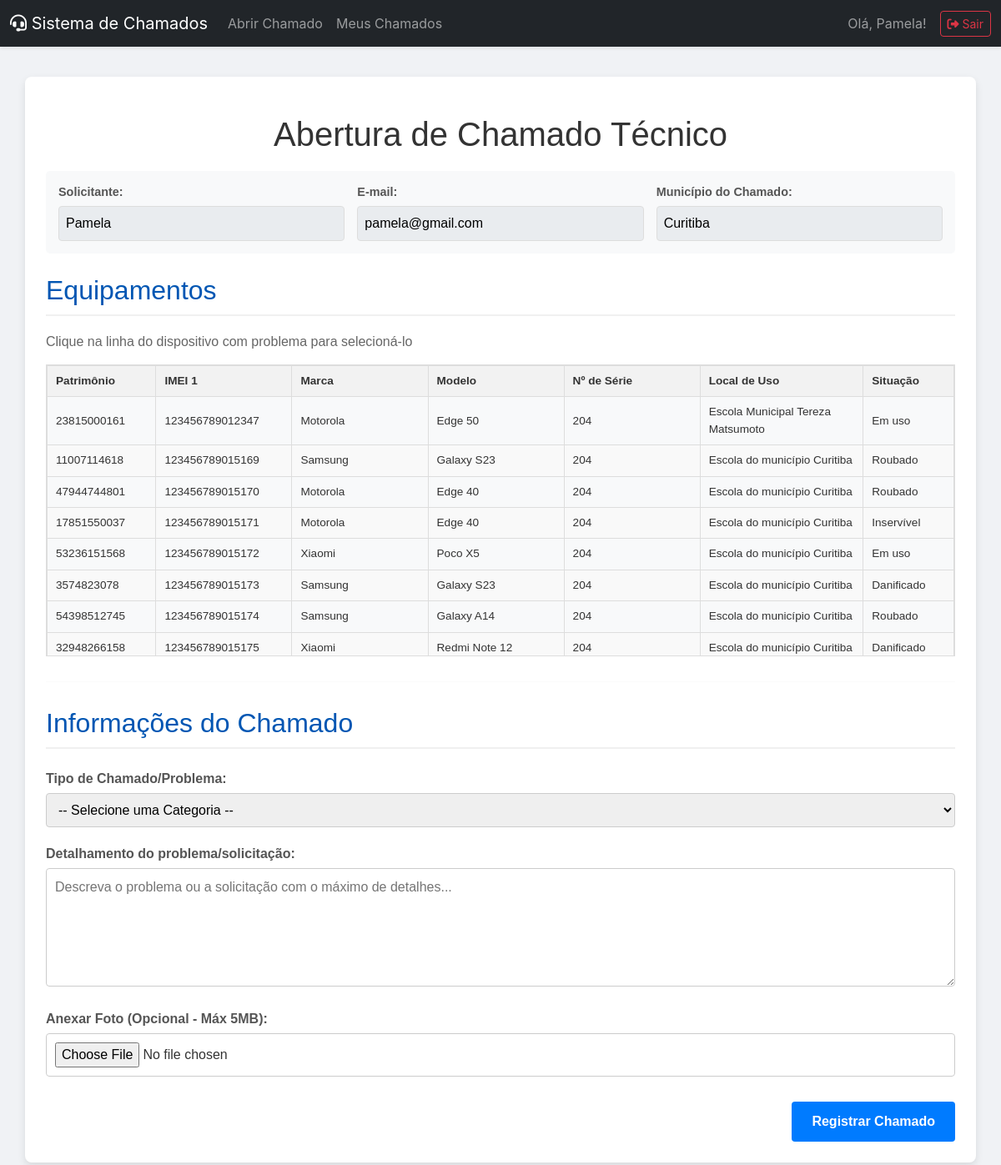
The page / (signed in) on the database its author committed.
### tables this page shows
CREATE TABLE users (
        id INTEGER PRIMARY KEY AUTOINCREMENT, email TEXT UNIQUE NOT NULL, password TEXT NOT NULL,
        municipio TEXT NOT NULL, responsavel TEXT NOT NULL, telefone TEXT NOT NULL,
        must_reset_password BOOLEAN DEFAULT 1, is_admin BOOLEAN DEFAULT 0
    );

CREATE TABLE equipamentos (
        id INTEGER PRIMARY KEY AUTOINCREMENT, municipio TEXT NOT NULL, imei1 TEXT UNIQUE, imei2 TEXT,
        marca TEXT, modelo TEXT, capacidade TEXT, numeroDeSerie TEXT, dataEntrega TEXT,
        localdeUso TEXT, situacao TEXT, patrimonio TEXT
    );

### app.py (the view)
@app.route('/')
@login_required
def index():
    if g.user['must_reset_password']:
        return redirect(url_for('redefinir_senha'))
    if g.user['is_admin']:
        return redirect(url_for('dashboard'))
    db = get_db()
    equipamentos = db.execute(
        'SELECT * FROM equipamentos WHERE municipio = ?',
        (g.user['municipio'],)
    ).fetchall()
    tipos_problema = db.execute('SELECT * FROM tipos_problema ORDER BY nome').fetchall()
    db.close()
    return render_template('chamado.html', equipamentos=equipamentos, tipos_problema=tipos_problema)

### app.py (called while the page is built)
def get_db():
    db = sqlite3.connect(DATABASE)
    db.row_factory = sqlite3.Row
    return db

def login_required(f):
    @wraps(f)
    def decorated_function(*args, **kwargs):
        if 'user_id' not in session:
            flash('Por favor, faça login para acessar esta página.', 'warning')
            return redirect(url_for('login'))
        return f(*args, **kwargs)
    return decorated_function

@app.before_request
def load_logged_in_user():
    user_id = session.get('user_id')
    if user_id is None:
        g.user = None
    else:
        db = get_db()
        g.user = db.execute('SELECT * FROM users WHERE id = ?', (user_id,)).fetchone()
        db.close()

@app.context_processor
def inject_user():
    return dict(user=g.user)

### templates/chamado.html (shortened to what this page needs)
{% extends "layout.html" %}
{% block content %}
<div class="form-container">
    <h1>Abertura de Chamado Técnico</h1>
    {% set solicitante_final = responsavel_do_municipio or user %}
    <div class="user-info">
        <div class="info-item">
            <label>Solicitante:</label>
            <input type="text" value="{{ solicitante_final.responsavel }}" readonly>
        </div>
        <div class="info-item">
            <label>E-mail:</label>
            <input type="email" value="{{ solicitante_final.email }}" readonly>
        </div>
        <div class="info-item">
            <label>Município do Chamado:</label>
            <input type="text" value="{{ municipio_selecionado or user.municipio }}" readonly>
        </div>
    </div>
    <form class="chamado-form" method="post" action="{{ url_for('submit_chamado') }}" enctype="multipart/form-data" id="mainChamadoForm">
        <h2>Equipamentos</h2>
        <p class="subtitle">Clique na linha do dispositivo com problema para selecioná-lo</p>
        <div class="table-container">
            {% if equipamentos %}
                <table id="equipamentosTable">
                    <thead>
                        <tr>
                            <th style="width: 12%;">Patrimônio</th>
                            <th style="width: 15%;">IMEI 1</th>
                            <th style="width: 15%;">Marca</th>
                            <th style="width: 15%;">Modelo</th>
                            <th style="width: 15%;">Nº de Série</th>
                            <th style="width: 18%;">Local de Uso</th>
                            <th style="width: 10%;">Situação</th>
                        </tr>
                    </thead>
                    <tbody>
                        {% for equipamento in equipamentos %}
                        <tr class="clickable-row" data-imei="{{ equipamento.imei1 }}">
                            <td>{{ equipamento.patrimonio }}</td>
                            <td>{{ equipamento.imei1 }}</td>
                            <td>{{ equipamento.marca }}</td>
                            <td>{{ equipamento.modelo }}</td>
                            <td>{{ equipamento.numeroDeSerie }}</td>
                            <td>{{ equipamento.localdeUso }}</td>
                            <td>{{ equipamento.situacao }}</td>
                        </tr>
                        {% endfor %}
                    </tbody>
                </table>
            {% else %}
                {% if user.is_admin and not municipio_selecionado %}
                    <p class="info-message">Por favor, selecione um município acima para ver os equipamentos.</p>
                {% else %}
                    <p class="info-message">Nenhum equipamento disponível encontrado para este município.</p>
                {% endif %}
            {% endif %}
        </div>
        <hr>
        <h2>Informações do Chamado</h2>
        <div class="form-group">
            <label for="tipoProblema">Tipo de Chamado/Problema:</label>
            <select id="tipoProblema" name="tipoProblema" required>
                <option value="">-- Selecione uma Categoria --</option>
            </select>
        </div>
        <div class="form-group">
            <label for="observacoes">Detalhamento do problema/solicitação:</label>
            <textarea id="observacoes" name="observacoes" rows="5" placeholder="Descreva o problema ou a solicitação com o máximo de detalhes..." required></textarea>
        </div>
        <div class="form-group">
            <label for="foto">Anexar Foto (Opcional - Máx 5MB):</label>
            <input type="file" id="foto" name="foto" accept="image/png, image/jpeg">
        </div>
        <div class="submit-group">
            <button type="submit" {% if user.is_admin and not municipio_selecionado %}disabled{% endif %}>Registrar Chamado</button>
        </div>
    </form>
</div>
{% endblock %}

### templates/layout.html (shortened to what this page needs)
<!doctype html>
<html lang="pt-BR">
<head>
    <link href="https://cdn.jsdelivr.net/npm/bootstrap@5.3.0/dist/css/bootstrap.min.css" rel="stylesheet">
    <link rel="stylesheet" href="https://cdnjs.cloudflare.com/ajax/libs/font-awesome/6.4.0/css/all.min.css">
    <link rel="stylesheet" href="{{ url_for('static', filename='css/style.css') }}">
</head>
<body>
<nav class="navbar navbar-expand-lg navbar-dark bg-dark shadow-sm">
    <div class="container-fluid">
        <a class="navbar-brand" href="{{ url_for('index') }}">
            <i class="fas fa-headset"></i>
            Sistema de Chamados
        </a>
        <div class="collapse navbar-collapse" id="navbarNav">
            <ul class="navbar-nav me-auto">
                {% if user %}
                    {% if user.is_admin %}
                        <li class="nav-item">
                             <a class="nav-link" href="{{ url_for('abrir_chamado_admin') }}">Abrir Chamado</a>
                        </li>
                    {% else %}
                        <li class="nav-item">
                            <a class="nav-link" href="{{ url_for('index') }}">Abrir Chamado</a>
                        </li>
                    {% endif %}
                    <li class="nav-item">
                        <a class="nav-link" href="{{ url_for('meus_chamados') }}">Meus Chamados</a>
                    </li>
                {% endif %}
            </ul>
            <ul class="navbar-nav ms-auto align-items-center">
                {% if user %}
                    <li class="nav-item">
                        <span class="navbar-text me-3">
                            Olá, {{ user.responsavel.split()[0] }}!
                        </span>
                    </li>
                    <li class="nav-item">
                        <a href="{{ url_for('logout') }}" class="btn btn-outline-danger btn-sm">
                            <i class="fas fa-sign-out-alt"></i> Sair
                        </a>
                    </li>
                {% else %}
                    <li class="nav-item">
                         <a href="{{ url_for('login') }}" class="btn btn-outline-success btn-sm">
                            <i class="fas fa-sign-in-alt"></i> Entrar
                        </a>
                    </li>
                {% endif %}
            </ul>
        </div>
    </div>
</nav>
<main class="container-fluid">
    <div class="main-content">
        {% block content %}{% endblock %}
    </div>
</main>
</body>
</html>

### static/css/style.css (style rules this page uses)
body { font-family: -apple-system, BlinkMacSystemFont, "Segoe UI", Roboto, "Helvetica Neue", Arial, sans-serif; margin: 0; background-color: #f8f9fa; color: #333; }
h1, h2, h3 { margin-top: 0.5em; margin-bottom: 0.75em; }
.main-content { flex-grow: 1; padding: 1em; overflow-x: auto; }
.form-group { margin-bottom: 1em; }
label { display: block; margin-bottom: 0.5em; font-weight: bold; }
input[type="text"], input[type="email"], input[type="tel"], input[type="password"], select, textarea { width: 100%; padding: 0.75em; border: 1px solid #ced4da; border-radius: 4px; box-sizing: border-box; }
button[type="submit"] { background-color: #007bff; color: white; border: none; padding: 0.75em 1.5em; border-radius: 4px; cursor: pointer; font-size: 1em; transition: background-color 0.2s; }
hr { margin-top: 1.5em; margin-bottom: 1.5em; }
table { width: 100%; border-collapse: collapse; margin-bottom: 1.5em; background: white; table-layout: fixed; }
th, td { border: 1px solid #dee2e6; padding: 0.75em; text-align: left; vertical-align: middle; word-wrap: break-word; }
th { background-color: #e9ecef; }
tbody tr:nth-child(odd) { background-color: #f8f9fa; }
.user-info { display: flex; flex-wrap: wrap; gap: 1.5em; margin-bottom: 1.5em; padding: 1em; background-color: #e9ecef; border-radius: 4px; }
.info-item { flex: 1; min-width: 250px; }
.info-item label { font-size: 0.9em; color: #6c757d; }
.info-item input { background-color: #fff; border: 1px solid #ced4da; }

### templates/layout.html (style rules this page uses)
body { background-color: #f0f2f5; }
.main-content { padding-top: 1rem; padding-bottom: 1rem; }

### templates/chamado.html (style rules this page uses)
.form-container { max-width: 1140px; margin: 20px auto; padding: 25px; background-color: #ffffff; border-radius: 8px; box-shadow: 0 4px 10px rgba(0,0,0,0.1); font-family: Arial, sans-serif; }
h1 { text-align: center; color: #333; margin-bottom: 20px; }
h2 { color: #0056b3; border-bottom: 2px solid #f0f0f0; padding-bottom: 10px; margin-top: 25px; }
.subtitle { color: #666; margin-top: -5px; margin-bottom: 15px; }
.user-info { display: flex; flex-wrap: wrap; gap: 15px; background-color: #f8f9fa; padding: 15px; border-radius: 5px; margin-bottom: 20px; }
.info-item { flex: 1; min-width: 250px; }
.info-item label, .form-group label, .municipio-selector label { display: block; font-weight: bold; color: #555; margin-bottom: 5px; }
.info-item input { width: 100%; padding: 8px; border: 1px solid #ddd; border-radius: 4px; background-color: #e9ecef; }
.table-container { overflow-x: auto; max-height: 350px; overflow-y: auto; border: 1px solid #ddd; }
table { width: 100%; border-collapse: collapse; margin: 0; }
th, td { border: 1px solid #ddd; padding: 8px 10px; text-align: left; font-size: 0.85rem; }
th { background-color: #f2f2f2; font-weight: bold; position: sticky; top: 0; }
tbody tr:nth-child(even) { background-color: #f9f9f9; }
.form-group { margin-bottom: 20px; }
select, textarea, input[type="file"] { width: 100%; padding: 10px; border: 1px solid #ccc; border-radius: 4px; font-size: 1rem; }
.submit-group { text-align: right; margin-top: 30px; }
button { padding: 12px 25px; background-color: #007bff; color: white; border: none; border-radius: 5px; font-size: 1rem; font-weight: bold; cursor: pointer; transition: background-color 0.3s ease; }
hr { border: none; border-top: 1px solid #eee; margin: 30px 0; }
.clickable-row { cursor: pointer; transition: background-color 0.2s ease; }

### rows shown on the page
users: responsavel "Pamela", email "pamela@gmail.com", municipio "Curitiba"
equipamentos: patrimonio "23815000161", imei1 "123456789012347", marca "Motorola", modelo "Edge 50", numeroDeSerie "204", localdeUso "Escola Municipal Tereza Matsumoto", situacao "Em uso"
equipamentos: patrimonio "11007114618", imei1 "123456789015169", marca "Samsung", modelo "Galaxy S23", numeroDeSerie "204", localdeUso "Escola do município Curitiba", situacao "Roubado"
equipamentos: patrimonio "47944744801", imei1 "123456789015170", marca "Motorola", modelo "Edge 40", numeroDeSerie "204", localdeUso "Escola do município Curitiba", situacao "Roubado"
equipamentos: patrimonio "17851550037", imei1 "123456789015171", marca "Motorola", modelo "Edge 40", numeroDeSerie "204", localdeUso "Escola do município Curitiba", situacao "Inservível"
equipamentos: patrimonio "53236151568", imei1 "123456789015172", marca "Xiaomi", modelo "Poco X5", numeroDeSerie "204", localdeUso "Escola do município Curitiba", situacao "Em uso"
equipamentos: patrimonio "3574823078", imei1 "123456789015173", marca "Samsung", modelo "Galaxy S23", numeroDeSerie "204", localdeUso "Escola do município Curitiba", situacao "Danificado"
equipamentos: patrimonio "54398512745", imei1 "123456789015174", marca "Samsung", modelo "Galaxy A14", numeroDeSerie "204", localdeUso "Escola do município Curitiba", situacao "Roubado"
equipamentos: patrimonio "32948266158", imei1 "123456789015175", marca "Xiaomi", modelo "Redmi Note 12", numeroDeSerie "204", localdeUso "Escola do município Curitiba", situacao "Danificado"
